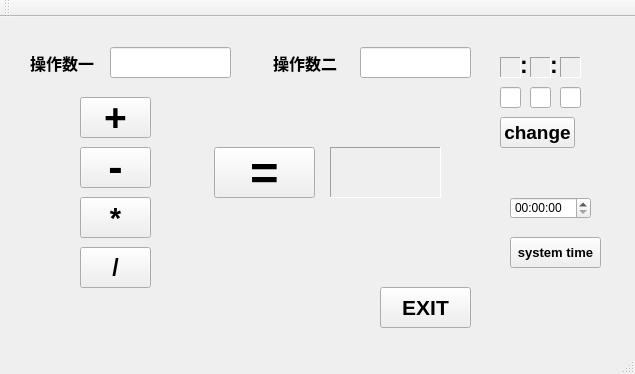
<?xml version="1.0" encoding="UTF-8"?>
<ui version="4.0">
 <class>Calculator</class>
 <widget class="QMainWindow" name="Calculator">
  <property name="geometry">
   <rect>
    <x>0</x>
    <y>0</y>
    <width>635</width>
    <height>374</height>
   </rect>
  </property>
  <property name="windowTitle">
   <string>Calculator</string>
  </property>
  <widget class="QWidget" name="centralWidget">
   <widget class="QLabel" name="label">
    <property name="geometry">
     <rect>
      <x>30</x>
      <y>30</y>
      <width>81</width>
      <height>31</height>
     </rect>
    </property>
    <property name="font">
     <font>
      <pointsize>12</pointsize>
      <weight>75</weight>
      <bold>true</bold>
     </font>
    </property>
    <property name="text">
     <string>操作数一</string>
    </property>
   </widget>
   <widget class="QLabel" name="label_2">
    <property name="geometry">
     <rect>
      <x>273</x>
      <y>30</y>
      <width>71</width>
      <height>31</height>
     </rect>
    </property>
    <property name="font">
     <font>
      <pointsize>12</pointsize>
      <weight>75</weight>
      <bold>true</bold>
     </font>
    </property>
    <property name="text">
     <string>操作数二</string>
    </property>
   </widget>
   <widget class="QLineEdit" name="inputLine1">
    <property name="geometry">
     <rect>
      <x>110</x>
      <y>30</y>
      <width>121</width>
      <height>31</height>
     </rect>
    </property>
   </widget>
   <widget class="QLineEdit" name="inputLine2">
    <property name="geometry">
     <rect>
      <x>360</x>
      <y>30</y>
      <width>111</width>
      <height>31</height>
     </rect>
    </property>
   </widget>
   <widget class="QPushButton" name="addBtn">
    <property name="geometry">
     <rect>
      <x>80</x>
      <y>80</y>
      <width>71</width>
      <height>41</height>
     </rect>
    </property>
    <property name="font">
     <font>
      <pointsize>29</pointsize>
      <weight>75</weight>
      <bold>true</bold>
     </font>
    </property>
    <property name="text">
     <string>+</string>
    </property>
   </widget>
   <widget class="QPushButton" name="reduceBtn">
    <property name="geometry">
     <rect>
      <x>80</x>
      <y>130</y>
      <width>71</width>
      <height>41</height>
     </rect>
    </property>
    <property name="font">
     <font>
      <pointsize>32</pointsize>
      <weight>75</weight>
      <bold>true</bold>
     </font>
    </property>
    <property name="text">
     <string>-</string>
    </property>
   </widget>
   <widget class="QPushButton" name="multyBtn">
    <property name="geometry">
     <rect>
      <x>80</x>
      <y>180</y>
      <width>71</width>
      <height>41</height>
     </rect>
    </property>
    <property name="font">
     <font>
      <pointsize>22</pointsize>
      <weight>75</weight>
      <bold>true</bold>
     </font>
    </property>
    <property name="text">
     <string>*</string>
    </property>
   </widget>
   <widget class="QPushButton" name="divideBtn">
    <property name="geometry">
     <rect>
      <x>80</x>
      <y>230</y>
      <width>71</width>
      <height>41</height>
     </rect>
    </property>
    <property name="font">
     <font>
      <pointsize>17</pointsize>
      <weight>75</weight>
      <bold>true</bold>
     </font>
    </property>
    <property name="text">
     <string>/</string>
    </property>
   </widget>
   <widget class="QPushButton" name="resultBtn">
    <property name="geometry">
     <rect>
      <x>214</x>
      <y>130</y>
      <width>101</width>
      <height>51</height>
     </rect>
    </property>
    <property name="font">
     <font>
      <pointsize>37</pointsize>
      <weight>75</weight>
      <bold>true</bold>
     </font>
    </property>
    <property name="text">
     <string>=</string>
    </property>
   </widget>
   <widget class="QPushButton" name="exitBtn">
    <property name="geometry">
     <rect>
      <x>380</x>
      <y>270</y>
      <width>91</width>
      <height>41</height>
     </rect>
    </property>
    <property name="font">
     <font>
      <pointsize>16</pointsize>
      <weight>75</weight>
      <bold>true</bold>
     </font>
    </property>
    <property name="text">
     <string>EXIT</string>
    </property>
   </widget>
   <widget class="QLabel" name="resultLabel">
    <property name="geometry">
     <rect>
      <x>330</x>
      <y>130</y>
      <width>111</width>
      <height>51</height>
     </rect>
    </property>
    <property name="frameShape">
     <enum>QFrame::Panel</enum>
    </property>
    <property name="frameShadow">
     <enum>QFrame::Sunken</enum>
    </property>
    <property name="text">
     <string/>
    </property>
   </widget>
   <widget class="QLabel" name="hourLabel">
    <property name="geometry">
     <rect>
      <x>500</x>
      <y>40</y>
      <width>21</width>
      <height>21</height>
     </rect>
    </property>
    <property name="frameShape">
     <enum>QFrame::Panel</enum>
    </property>
    <property name="frameShadow">
     <enum>QFrame::Sunken</enum>
    </property>
    <property name="text">
     <string/>
    </property>
   </widget>
   <widget class="QLabel" name="minuteLabel">
    <property name="geometry">
     <rect>
      <x>530</x>
      <y>40</y>
      <width>21</width>
      <height>21</height>
     </rect>
    </property>
    <property name="frameShape">
     <enum>QFrame::Panel</enum>
    </property>
    <property name="frameShadow">
     <enum>QFrame::Sunken</enum>
    </property>
    <property name="text">
     <string/>
    </property>
   </widget>
   <widget class="QLabel" name="secondLabel">
    <property name="geometry">
     <rect>
      <x>560</x>
      <y>40</y>
      <width>21</width>
      <height>21</height>
     </rect>
    </property>
    <property name="frameShape">
     <enum>QFrame::Panel</enum>
    </property>
    <property name="frameShadow">
     <enum>QFrame::Sunken</enum>
    </property>
    <property name="text">
     <string/>
    </property>
   </widget>
   <widget class="QLineEdit" name="hourEdit">
    <property name="geometry">
     <rect>
      <x>500</x>
      <y>70</y>
      <width>21</width>
      <height>21</height>
     </rect>
    </property>
   </widget>
   <widget class="QLineEdit" name="minuteEdit">
    <property name="geometry">
     <rect>
      <x>530</x>
      <y>70</y>
      <width>21</width>
      <height>21</height>
     </rect>
    </property>
   </widget>
   <widget class="QLineEdit" name="secondEdit">
    <property name="geometry">
     <rect>
      <x>560</x>
      <y>70</y>
      <width>21</width>
      <height>21</height>
     </rect>
    </property>
   </widget>
   <widget class="QLabel" name="label_6">
    <property name="geometry">
     <rect>
      <x>520</x>
      <y>40</y>
      <width>54</width>
      <height>16</height>
     </rect>
    </property>
    <property name="font">
     <font>
      <pointsize>17</pointsize>
      <weight>75</weight>
      <bold>true</bold>
     </font>
    </property>
    <property name="text">
     <string>:</string>
    </property>
   </widget>
   <widget class="QLabel" name="label_7">
    <property name="geometry">
     <rect>
      <x>550</x>
      <y>40</y>
      <width>54</width>
      <height>16</height>
     </rect>
    </property>
    <property name="font">
     <font>
      <pointsize>17</pointsize>
      <weight>75</weight>
      <bold>true</bold>
     </font>
    </property>
    <property name="text">
     <string>:</string>
    </property>
   </widget>
   <widget class="QPushButton" name="changBtn">
    <property name="geometry">
     <rect>
      <x>500</x>
      <y>100</y>
      <width>75</width>
      <height>31</height>
     </rect>
    </property>
    <property name="font">
     <font>
      <pointsize>14</pointsize>
      <weight>75</weight>
      <bold>true</bold>
     </font>
    </property>
    <property name="text">
     <string>change</string>
    </property>
   </widget>
   <widget class="QTimeEdit" name="timeEdit">
    <property name="geometry">
     <rect>
      <x>510</x>
      <y>180</y>
      <width>81</width>
      <height>22</height>
     </rect>
    </property>
   </widget>
   <widget class="QPushButton" name="systimeBtn">
    <property name="geometry">
     <rect>
      <x>510</x>
      <y>220</y>
      <width>91</width>
      <height>31</height>
     </rect>
    </property>
    <property name="font">
     <font>
      <pointsize>10</pointsize>
      <weight>75</weight>
      <bold>true</bold>
     </font>
    </property>
    <property name="text">
     <string>system time</string>
    </property>
   </widget>
  </widget>
  <widget class="QMenuBar" name="menuBar">
   <property name="geometry">
    <rect>
     <x>0</x>
     <y>0</y>
     <width>635</width>
     <height>23</height>
    </rect>
   </property>
  </widget>
  <widget class="QToolBar" name="mainToolBar">
   <attribute name="toolBarArea">
    <enum>TopToolBarArea</enum>
   </attribute>
   <attribute name="toolBarBreak">
    <bool>false</bool>
   </attribute>
  </widget>
  <widget class="QStatusBar" name="statusBar"/>
 </widget>
 <layoutdefault spacing="6" margin="11"/>
 <resources/>
 <connections/>
</ui>
